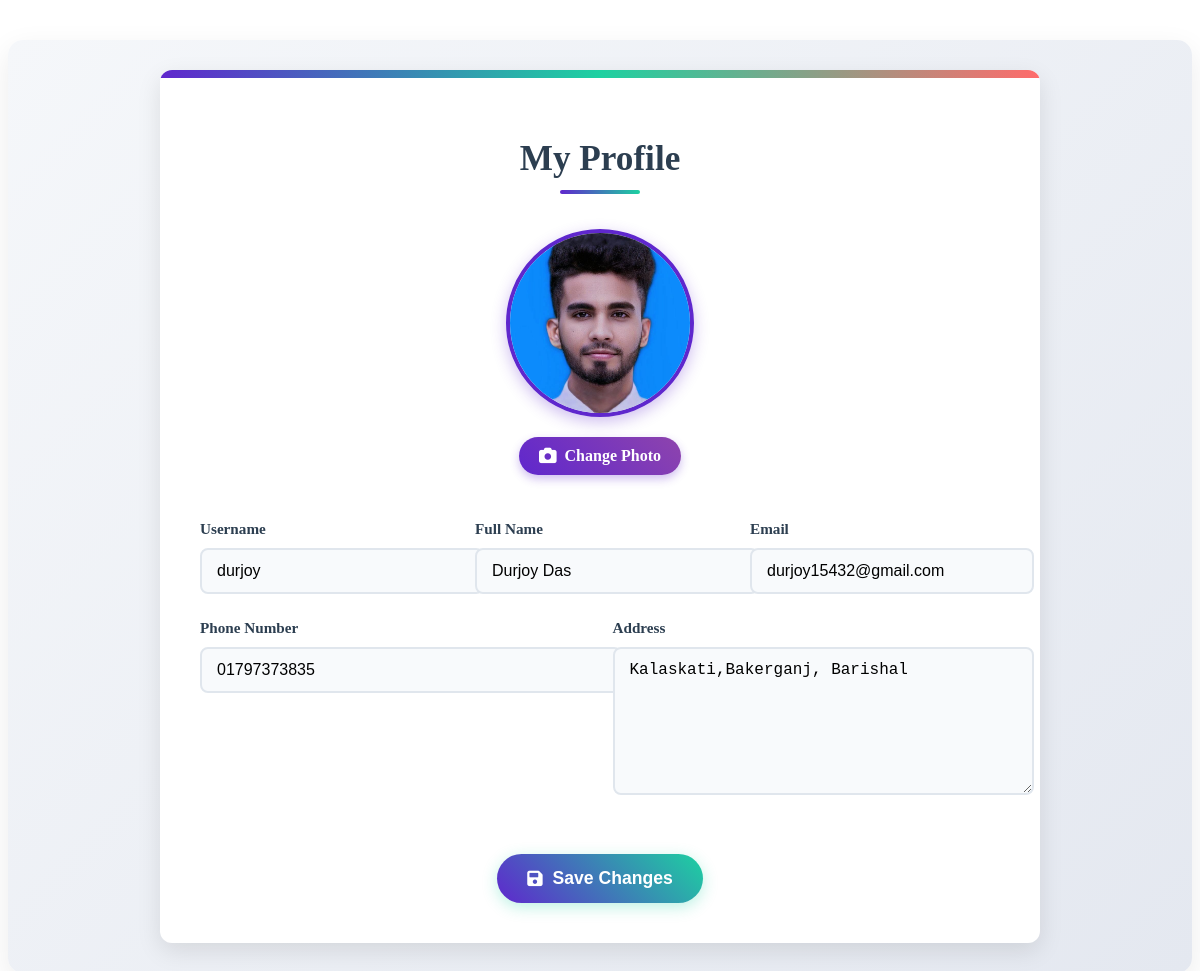
The app's page /profile.php (signed in) with its own data.
### tables this page shows
CREATE TABLE `users` (
  `id` int(11) NOT NULL,
  `username` varchar(50) NOT NULL,
  `name` varchar(100) DEFAULT NULL,
  `email` varchar(100) NOT NULL,
  `phone` varchar(20) DEFAULT NULL,
  `address` text DEFAULT NULL,
  `profile_photo` varchar(255) DEFAULT NULL,
  `password` varchar(255) NOT NULL,
  `created_at` timestamp NOT NULL DEFAULT current_timestamp()
);

### profile.php (the view, shortened to what this page needs)
<?php
require 'db_connection.php';
$user_stmt = $pdo->prepare("SELECT * FROM users WHERE id = ?");
$user_stmt->execute([$_SESSION['user_id']]);
$user = $user_stmt->fetch();
?>
<!DOCTYPE html>
<html lang="en">
<head>
    <link rel="stylesheet" href="static/css/profile.css">
    <link rel="stylesheet" href="https://cdnjs.cloudflare.com/ajax/libs/font-awesome/6.0.0/css/all.min.css">
</head>
<body>
    <div class="container">
        <div class="profile-container">
            <h2>My Profile</h2>
            <form method="POST" enctype="multipart/form-data" class="profile-form">
                <div class="profile-photo-section">
                    <div class="profile-photo-container">
                        <?php if (!empty($user['profile_photo'])): ?>
                            <img src="<?php echo htmlspecialchars($user['profile_photo']); ?>"
                                 alt="Profile Photo"
                                 class="profile-photo"
                                 onerror="this.onerror=null;this.src='static/media/default-profile.png'">
                        <?php else: ?>
                            <div class="default-profile-photo">
                                <i class="fas fa-user-circle"></i>
                            </div>
                        <?php endif; ?>
                    </div>
                    <div class="photo-upload">
                        <label for="profile-photo-input" class="upload-btn">
                            <i class="fas fa-camera"></i> Change Photo
                        </label>
                    </div>
                </div>
                <div class="form-group">
                    <label for="username">Username</label>
                    <input type="text" id="username" value="<?php echo htmlspecialchars($user['username']); ?>" readonly>
                </div>
                <div class="form-group">
                    <label for="name">Full Name</label>
                    <input type="text" id="name" name="name" value="<?php echo htmlspecialchars($user['name'] ?? ''); ?>" required>
                </div>
                <div class="form-group">
                    <label for="email">Email</label>
                    <input type="email" id="email" name="email" value="<?php echo htmlspecialchars($user['email']); ?>" required>
                </div>
                <div class="form-group">
                    <label for="phone">Phone Number</label>
                    <input type="tel" id="phone" name="phone" value="<?php echo htmlspecialchars($user['phone'] ?? ''); ?>">
                </div>
                <div class="form-group">
                    <label for="address">Address</label>
                    <textarea id="address" name="address"><?php echo htmlspecialchars($user['address'] ?? ''); ?></textarea>
                </div>
                <div class="form-actions">
                    <button type="submit" class="save-btn">
                        <i class="fas fa-save"></i> Save Changes
                    </button>
                </div>
            </form>
        </div>
    </div>
</body>
</html>

### static/css/profile.css (style rules this page uses)
.container { max-width: 1200px; margin: 40px auto; padding: 30px; background: linear-gradient(135deg, #f5f7fa 0%, #e4e8f0 100%); border-radius: 15px; box-shadow: 0 10px 30px rgba(0, 0, 0, 0.08); }
.profile-container { background: white; border-radius: 12px; box-shadow: 0 8px 25px rgba(0, 0, 0, 0.1); padding: 40px; max-width: 800px; margin: 0 auto; position: relative; overflow: hidden; }
.profile-container::before { content: ''; position: absolute; top: 0; left: 0; width: 100%; height: 8px; background: linear-gradient(90deg, #5f27cd, #1dd1a1, #ff6b6b); }
.profile-container h2 { color: #2c3e50; margin-bottom: 35px; text-align: center; font-size: 2.2rem; position: relative; padding-bottom: 15px; }
.profile-container h2::after { content: ''; position: absolute; bottom: 0; left: 50%; transform: translateX(-50%); width: 80px; height: 4px; background: linear-gradient(90deg, #5f27cd, #1dd1a1); border-radius: 2px; }
.profile-form { display: flex; flex-wrap: wrap; gap: 25px; }
.profile-photo-section { flex: 0 0 100%; display: flex; flex-direction: column; align-items: center; gap: 20px; margin-bottom: 20px; }
.profile-photo-container { width: 180px; height: 180px; border-radius: 50%; background: linear-gradient(135deg, #f5f7fa 0%, #e4e8f0 100%); display: flex; align-items: center; justify-content: center; overflow: hidden; border: 4px solid #5f27cd; box-shadow: 0 5px 15px rgba(95, 39, 205, 0.3); transition: all 0.3s ease; position: relative; }
.profile-photo { width: 100%; height: 100%; object-fit: cover; transition: transform 0.3s ease; }
.photo-upload { text-align: center; width: 100%; }
.upload-btn { background: linear-gradient(45deg, #5f27cd, #8e44ad); color: white; padding: 10px 20px; border-radius: 50px; cursor: pointer; display: inline-flex; align-items: center; gap: 8px; transition: all 0.3s ease; border: none; font-weight: 600; box-shadow: 0 4px 10px rgba(95, 39, 205, 0.3); }
.upload-btn i { font-size: 1.1rem; }
.form-group { flex: 1; min-width: 250px; position: relative; }
.form-group label { display: block; margin-bottom: 10px; font-weight: 600; color: #2c3e50; font-size: 0.95rem; }
.form-group input, .form-group textarea { width: 100%; padding: 12px 15px; border: 2px solid #e0e6ed; border-radius: 8px; font-size: 1rem; transition: all 0.3s ease; background-color: #f8fafc; }
.form-group textarea { min-height: 120px; resize: vertical; }
.form-actions { flex: 0 0 100%; text-align: center; margin-top: 30px; }
.save-btn { background: linear-gradient(45deg, #5f27cd, #1dd1a1); color: white; border: none; padding: 14px 30px; border-radius: 50px; cursor: pointer; font-size: 1.1rem; font-weight: 600; transition: all 0.3s ease; box-shadow: 0 4px 15px rgba(29, 209, 161, 0.3); display: inline-flex; align-items: center; gap: 10px; }
.save-btn i { font-size: 1.1rem; }

### records on screen
users: profile_photo (picture), username "durjoy", name "Durjoy Das", email "durjoy15432@gmail.com", phone "01797373835", address "Kalaskati,Bakerganj, Barishal"
